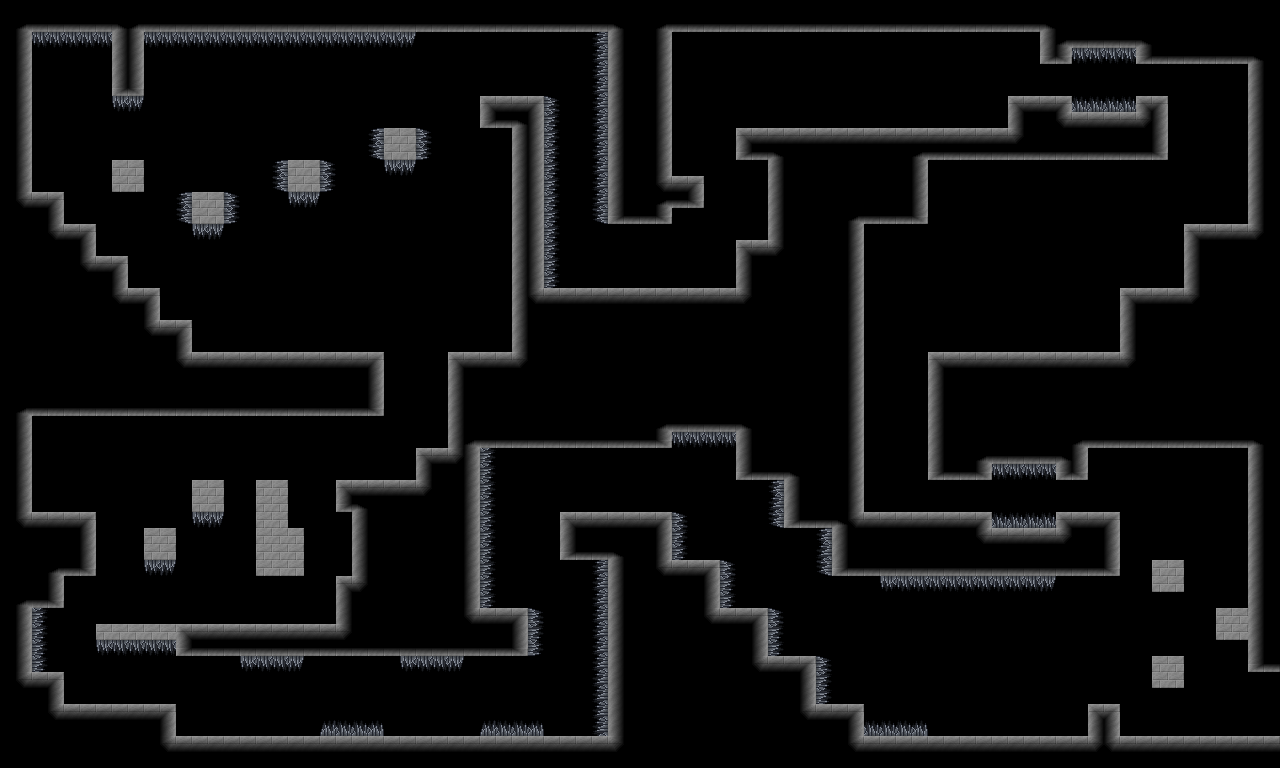

A 2D game scene composited from a Tiled map and its tileset images. What follows is a short description and the map's XML, with each tile layer's data collapsed to a summary:
An orthogonal 80x48 tile map with 16x16 px tiles, 1 tile layer (Camada de Blocos 1), 1 hidden layer not drawn, 3 tilesets.

<map version="1.9" tiledversion="1.9.2" orientation="orthogonal" renderorder="right-down" width="80" height="48" tilewidth="16" tileheight="16" infinite="0" nextlayerid="3" nextobjectid="1">
 <tileset firstgid="1" source="CaveTileMap.tsx" />
 <tileset firstgid="65" source="SpikeTileMap.tsx" />
 <tileset firstgid="81" source="MarbleTileMap.tsx" />
 <layer id="2" name="Camada de Blocos 2" width="80" height="48" visible="0">
  <data>[3840 cells, 3840 non-empty, 3 distinct tile ids]</data>
 </layer>
 <layer id="1" name="Camada de Blocos 1" width="80" height="48">
  <data>[3840 cells, 1956 non-empty, 29 distinct tile ids]</data>
 </layer>
</map>